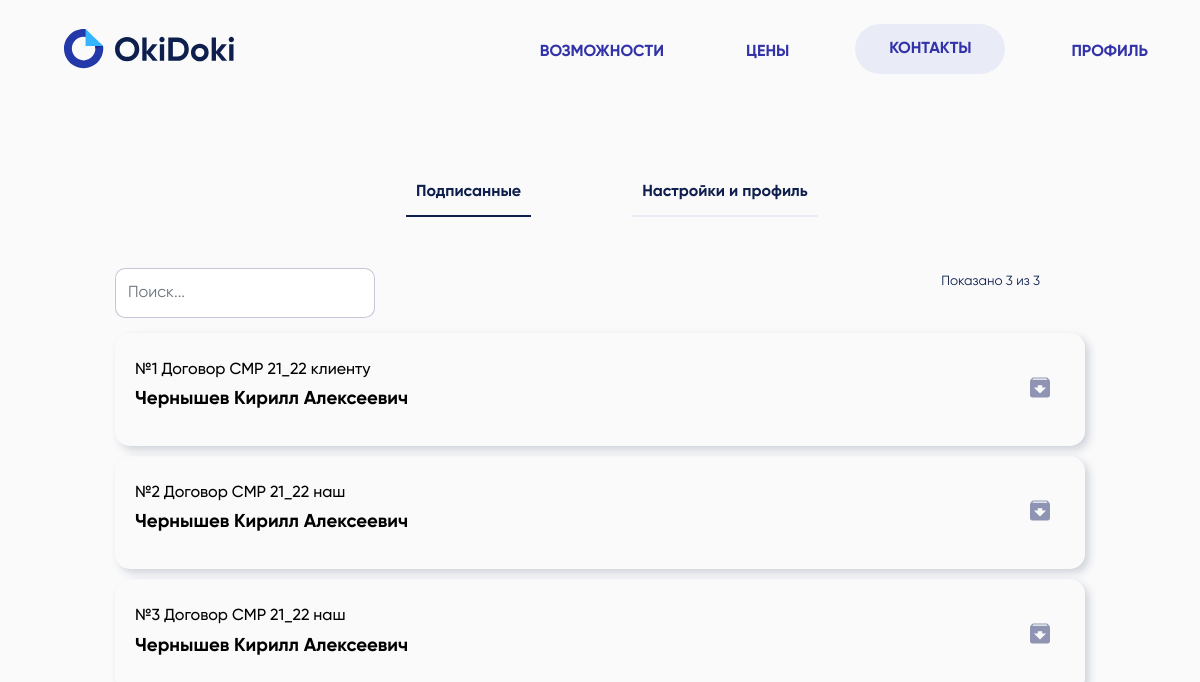
The app's page /work/signature (signed in) with its own data.
### work/models.py (models this page shows, shortened)
class SignatureDocx(models.Model):
    template = models.ForeignKey(Template, on_delete=models.CASCADE)
    client = models.ForeignKey(User, on_delete=models.CASCADE, blank=True, null= True)
    file = models.FileField(verbose_name="Подписанный докумет", upload_to='signatured/', blank=True, null=True)
    class Meta:
        managed = True
        verbose_name = 'SignatueDocx'
        verbose_name_plural = 'SignatueDocxs'

class Template(models.Model):
    user = models.ForeignKey(User, on_delete=models.CASCADE)
    name = models.CharField(max_length=200)
    file = models.FileField(verbose_name="Шаблон", upload_to=content_file_name)
    is_exist = models.BooleanField(verbose_name="удаление", blank=True, default=True)
    class Meta:
        managed=True
        verbose_name = 'Template'
        verbose_name_plural = 'Templates'

### accounts/models.py (models this page shows, shortened)
class User(AbstractUser):
    name = models.CharField(verbose_name="Name", max_length=100, blank=True, null=True)
    phone = models.CharField(verbose_name="Phone", max_length=100, blank=True, null=True)
    email = models.CharField(verbose_name="Email", max_length=100, blank=True, null=True)
    verEmail = models.BooleanField(verbose_name="Верификация email", blank=True, null=True)
    date_burn = models.DateField(verbose_name="birthday", blank=True, null=True)
    pasport = models.CharField(verbose_name="pasport's seria and number", max_length=20, blank=True, null=True)
    pasport_otdel = models.CharField(verbose_name="who gives pasport", max_length=250, blank=True, null=True)
    pasport_code = models.CharField(verbose_name="pasport code", max_length=50, blank=True, null=True)
    date_pasport = models.DateField(verbose_name="pasport date", blank=True, null=True)
    registr = models.TextField(verbose_name="from", blank=True, null=True)
    organisation = models.CharField(verbose_name="full organisation name", max_length=200, blank=True, null=True)
    inn = models.CharField(max_length=100, blank=True, null=True)
    ogrn = models.CharField(max_length=100, blank=True, null=True)
    name_bank = models.CharField(max_length=100, blank=True, null=True)
    bik = models.CharField(max_length=100, blank=True, null=True)
    schet = models.CharField(max_length=100, blank=True, null=True)
    korp_schet = models.CharField(max_length=100, blank=True, null=True)
    code = models.CharField(max_length=10, blank=True, null=True)
    def __str__(self):
        if self.name:
            return self.name
        elif self.username:
            return str(self.username) + '(админ)'
    class Meta:
        managed=True
        verbose_name = 'User'
        verbose_name_plural = 'Users'

### work/views.py (the view, shortened to what this page needs)
# urls.py: path('work/', include('work.urls')),
def work(req, page, message = None):
    try:
        if message:
            messages = [message]
        else:
            messages = []
        user = User.objects.get(phone=req.user.phone)
        templates = user.template_set.all().values()
        form = TemplateUpload()
        signatures = []
        if len(signatures) == 0:
            for signatured in user.signaturedocx_set.all().values():
                signatured['name'] = Template.objects.get(id = signatured['template_id']).name
                signatured['user_name'] = Template.objects.get(id = signatured['template_id']).user
                signatures.append(signatured)
        return render(req, 'work/work.html',
        {
            'page': page,
            'user': user,
            'templates': templates,
            'signatures': [signatures],
            'form': form,
            'messages': messages
        })
    except Exception as e:
        print(e)
        return redirect('main')

### work/forms.py
class TemplateUpload(ModelForm):
    class Meta:
        model = Template
        fields = ['name', 'file']
        widgets = {
            "name": TextInput(attrs={
                'type': 'text',
                'class': 'form-control',
                'placeholder': 'Название шаблона',
                'name': 'name'
            }),
            "file": FileInput(attrs={
                'type': 'file',
                'class': 'form-control mt-3',
                'placeholder': 'Выберите файл',
                'name': 'file',
                 'data-ajax': "false"
            })
        }

### templates/work/work.html (shortened to what this page needs)
{% extends "../base.html" %}
{% load static %}
{% block nav %}
    {% if user.organisation != None %}
        <nav style="background-color: rgba(0, 0, 0, 0);" class="header header__container navbar navbar-expand-lg navbar-light">
            <a class="navbar-brand mt-3 ml-5" style="width: 100px;" href="/"><img src="{% static 'img/logo-full.svg' %}" alt="OkiDoki logo" /></a>
            <div class="mr-auto header__nav mt-3" id="navbarSupportedContent" style="background-color: rgba(0, 0, 0, 0);">
            <ul style="background-color: rgba(0, 0, 0, 0);"  class="ml-auto menu header__menu">
                <li class="menu__item" style="margin-left: 50px; margin-top: 10px;"><a href="#" class="nav-link nav-text" style="color: #3333a9; font-weight: bold;">Возможности</a></li>
                <li class="menu__item" style="margin-left: 50px; margin-top: 10px;"><a href="#" class="nav-link nav-text" style="color: #3333a9; font-weight: bold;">Цены</a></li>
                <li class="menu__item" style="margin-left: 50px;"><a href="#" class="nav-link nav-text" style="color: #3333a9; background-color: #e9ecf7; border-radius: 25px; width: 150px; height: 50px; font-weight: bold; text-align: center; padding-top: 15px;">Контакты</a></li>
                {% if request.user.is_authenticated %}
                    <li class="nav-item menu__item" style="margin-left: 50px; margin-top: 10px;"><a href="/work/settings" class="nav-link nav-text" style="color: #3333a9; font-weight: bold;">Профиль</a></li>
                {% endif %}
                {% if request.user.is_authenticated == False %}
                    <li class="nav-item menu__item" style="margin-left: 50px;  margin-top: 10px;"><a href="/accounts/login" class="nav-link nav-text" style="color: #3333a9; font-weight: bold;">Войти</a></li>
                {% endif %}
            </ul>
            </div>
        </nav>
    {% else %}
        <nav style="background-color: rgba(0, 0, 0, 0);" class="header header__container navbar navbar-expand-lg navbar-light d-none d-lg-block">
            <a class="navbar-brand mt-3 ml-5" style="width: 100px;" href="/"><img src="{% static 'img/logo-full.svg' %}" alt="OkiDoki logo" /></a>
            <div class="mr-auto header__nav" id="navbarSupportedContent" style="background-color: rgba(0, 0, 0, 0); margin-top: -50px;">
            <ul class="ml-auto menu header__menu">
                <li class="menu__item" style="margin-left: 50px; margin-top: 10px;"><a href="#" class="nav-link nav-text" style="color: #3333a9; font-weight: bold;">Возможности</a></li>
                <li class="menu__item" style="margin-left: 50px; margin-top: 10px;"><a href="#" class="nav-link nav-text" style="color: #3333a9; font-weight: bold;">Цены</a></li>
                <li class="menu__item" style="margin-left: 50px;"><a href="#" class="nav-link nav-text" style="color: #3333a9; background-color: #e9ecf7; border-radius: 25px; width: 150px; height: 50px; font-weight: bold; text-align: center; padding-top: 15px;">Контакты</a></li>
                {% if request.user.is_authenticated %}
                    <li class="nav-item menu__item" style="margin-left: 50px; margin-top: 10px;"><a href="/work/settings" class="nav-link nav-text" style="color: #3333a9; font-weight: bold;">Профиль</a></li>
                {% endif %}
            </ul>
            </div>
        </nav>
    {% endif %}
{% endblock nav %}
{% block work %}
<link rel="stylesheet" href="{% static 'work1.css' %}">
<link rel="stylesheet" href="{% static 'work.css' %}">
    <div class="container workPage">
        {% if user.organisation != None %}
            <div class="nav-bar">
                <ul style="white-space:nowrap; overflow-x: auto; height: 60px;">
                    <a class="navItem" id="newDoc" href="/work/newDoc" style="margin-left: 0;">Новый договор</a>
                    <a class="navItem" id="signature" href="/work/signature">Подписанные</a>
                    <a class="navItem" id="templates" href="/work/templates">Шаблоны</a>
                    <a class="navItem" id="settings" href="/work/settings">Настройки и профиль</a>
                </ul>
            </div>
        {% else %}
            <div class="nav-bar d-none d-lg-block">
                <ul style="white-space:nowrap; overflow-x: auto; height: 60px;">
                    <a class="navItem" style="margin-left: 30%;" id="signature" href="/work/signature">Подписанные</a>
                    <a class="navItem" style="margin-left: 10%;" id="settings" href="/work/settings">Настройки и профиль</a>
                </ul>
            </div>
        {% endif %}
        {% if page == "signature" %}
            <div class="newDoc">
                <div class="row" style="width: 100%;">
                    <div class="col">
                        <input id="searchForm" class="form-control searchInpt d-none d-lg-block" type="text" placeholder="Поиск..."
                        onkeyup="
                        var filter = document.getElementById('searchForm').value.toLowerCase();
                        var nodes = document.getElementsByClassName('signatureItem');
                        var is_match = false;
                        var count = 0;
                        var viewCount = 0;
                        for(i = 0; i < nodes.length; i++){
                            if (nodes[i].id.toLowerCase().includes(filter)){
                                nodes[i].style.display = 'block';
                                is_match = true;
                                viewCount++;
                                count++;
                            } else {
                                nodes[i].style.display = 'none';
                                count++;
                            }
                        }
                        if(is_match == false && filter != ''){
                            var page = document.getElementById('signaturedPage');
                            var noneSearch = document.getElementById('noneSearch');
                            page.style.display = 'none';
                            noneSearch.style.display = 'block';
                        }
                        if(is_match){
                            var page = document.getElementById('signaturedPage');
                            var noneSearch = document.getElementById('noneSearch');
                            page.style.display = 'block';
                            noneSearch.style.display = 'none';
                        }
                        var schet = document.getElementById('count');
                        count = count/2;
                        viewCount = viewCount/2;
                        schet.innerHTML = 'Показано ' + viewCount.toString() + ' из ' + count.toString();
                        "
                        >
                    </div>
                    <div class="col mt-3 d-none d-lg-block"><div id="count" style="font-size: 10pt; color: #0e1f4d; display: inline; width: 25%; float: right;"></div></div>
                </div>
                <div class="newDoc" id="signaturedPage">
                {% if signatures.0 %}
                    {% for signature in signatures %}
                        {% for el in signature %}
                        {% if el.name %}
                        <a href="/work/viewSignature/{{el.id}}">
                            <div class="d-none d-lg-block">
                                <div class="list-item card-body templateCard signatureItem" id="{{el.name}}{{el.user_name}}{{el.id}}">
                                    <div class="row mt-2">
                                        <div class="col-10">
                                            <a href="/work/viewSignature/{{el.id}}" style="color:#000;">
                                                <h6 style="text-decoration: none; color: #000;">№{{el.id}} {{el.name}}</h6>
                                                <p style="text-decoration: none; color: #000;">{{el.user_name}}</p>
                                            </a>
                                        </div>
                                        <div class="col">
                                            <a href="/work/signature/download/{{el.id}}" style="float: right; margin-right: 15px; margin-top: 15px;"><img src="{% static 'img/download.svg' %}"></a>
                                        </div>
                                    </div>
                                </div>
                            </div>
                        </a>
                        {% endif %}
                        {% endfor %}
                    {% endfor %}
                {% else %}
                <div style="display: block; text-align: center; margin: 100px auto;">
                    <h1 style="text-align: center; margin: 0 auto; width: 345px;">Вы пока ничего не подписали : (</h1>
                </div>
                {% endif %}
            </div>
            </div>
        {% endif %}
            </div>
{% endblock work %}

### static/css/main.css (style rules this page uses)
body { font: 12pt "Gilroy", sans-serif; min-height: 100%; }
* { padding: 0px 0px 0px 0px; margin: 0px 0px 0px 0px; box-sizing: border-box; outline: 0; -webkit-tap-highlight-color: transparent; }

### static/css/navbar.css (style rules this page uses)
.header__nav { position: absolute; right: 36px; display: block; margin-top: -14px; }
.header__menu { display: flex; position: relative; z-index: 2; }
.header__menu li { list-style: none; margin: 0px 0px 0px 36px; font-size: 16px; text-transform: uppercase; text-decoration: none; }

### static/css/work1.css (style rules this page uses)
.list-item { width: 750px; margin: 5px auto; color: #0e1f4d; border-radius: 15px; -webkit-box-shadow: 4px 4px 8px 0px rgba(34, 60, 80, 0.2); -moz-box-shadow: 4px 4px 8px 0px rgba(34, 60, 80, 0.2); box-shadow: 4px 4px 8px 0px rgba(34, 60, 80, 0.2); }

### static/css/work.css (style rules this page uses)
.workPage { margin: 100px auto; max-width: 1000px; width: calc(100%-60px); }
.nav-bar { margin: 0 auto; width: 100%; display: block; overflow-x: auto; }
.navItem { flex: 1 1; flex-shrink: 0; flex-wrap: nowrap; border-bottom: 2px solid #e9ecf7; padding: 15px 10px; margin-left: 14%; white-space: nowrap; transition: .32s; font: 12pt "Gilroy",sans-serif; font-weight: 700; color: #0e1f4d; text-align: center; }
.navItemActive { border-bottom: 2px solid #0e1f4d; }
.newDoc { display: flex; flex-direction: column; width: 100%; margin: 0 auto; }
.templateCard { width: 100%; margin: 5px auto; border-radius: 15px; -webkit-box-shadow: 4px 4px 8px 0px rgba(34, 60, 80, 0.2); -moz-box-shadow: 4px 4px 8px 0px rgba(34, 60, 80, 0.2); box-shadow: 4px 4px 8px 0px rgba(34, 60, 80, 0.2); text-decoration: none; color: #000; font-weight: 700; font-size: 14pt; }
.searchInpt { display: inline; width: 260px; height: 50px; border-radius: 10px; border: 1px solid rgba(142,148,177,.5); margin: 10px 0; }

### templates/work/work.html (style rules this page uses)
body { background-color: rgba(230, 232, 239, 0.2); }

### templates/base.html (style rules this page uses)
input, select, select:focus, textarea:focus, input:focus { font-size: 16px !important; }

### records on screen
SignatureDocx: id "1", name "Договор CMP 21_22 клиенту", user_name "Чернышев Кирилл Алексеевич"
SignatureDocx: id "2", name "Договор CMP 21_22 наш", user_name "Чернышев Кирилл Алексеевич"
SignatureDocx: id "3", name "Договор CMP 21_22 наш", user_name "Чернышев Кирилл Алексеевич"
